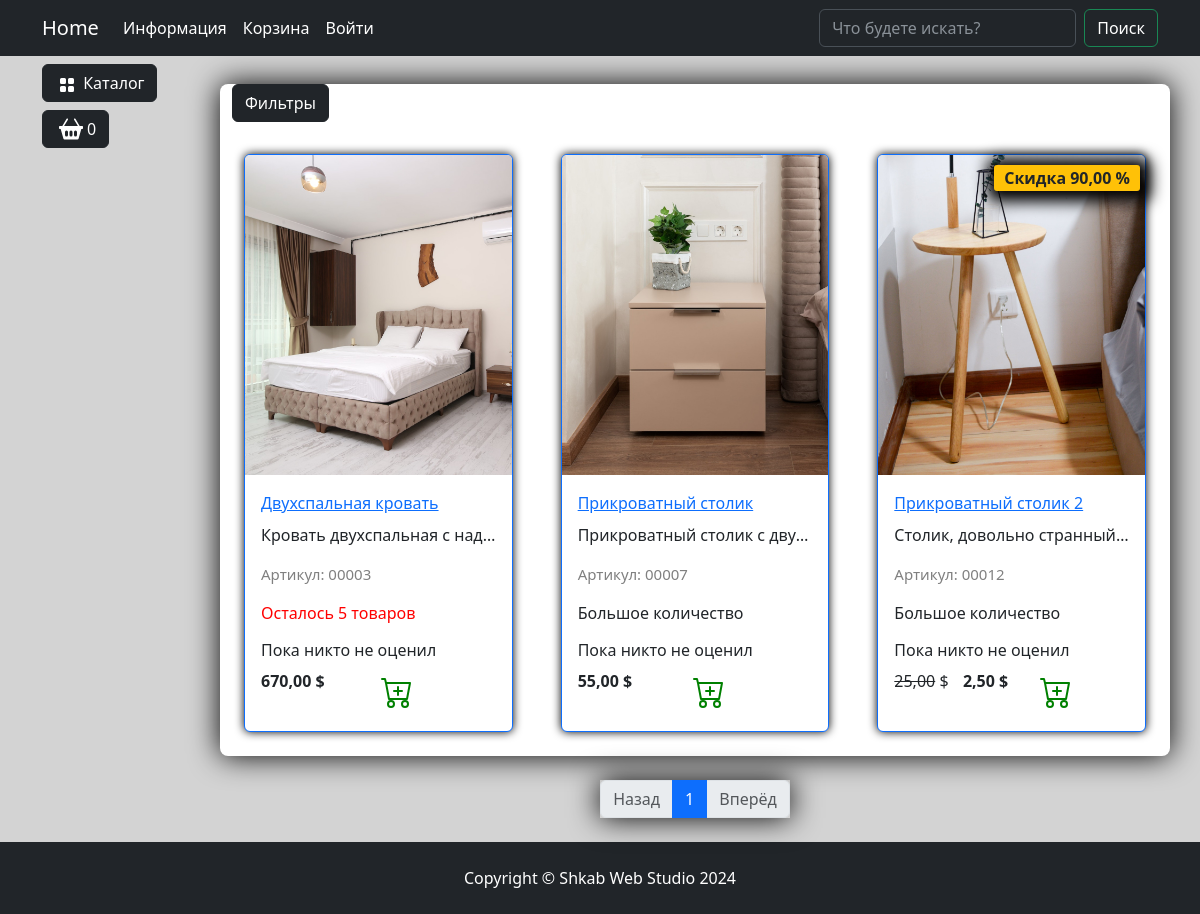
The app's page /catalog/spalnya/ with its own data.
### goods/models.py (models this page shows, shortened)
class Products(models.Model):
    name = models.CharField(max_length=150, unique=True)
    slug = models.SlugField(max_length=150, unique=True, blank=True, null=True, verbose_name='URL')
    description = models.TextField(blank=True, null=True)
    image = models.ImageField(upload_to='goods_images', null=True)
    price = models.DecimalField(default=0.00, max_digits=7, decimal_places=2)
    discount = models.DecimalField(default=0.00, max_digits=7, decimal_places=2)
    quantity = models.PositiveIntegerField(default=0)
    category = models.ForeignKey(to=Categories, on_delete=models.CASCADE)
    likes = models.SmallIntegerField(default=0)
    is_liked = models.BooleanField(default=False)
    dislikes = models.SmallIntegerField(default=0)
    is_disliked = models.BooleanField(default=0)
    is_little = models.BooleanField(default=False)
    class Meta:
        verbose_name = 'Продукт'
        verbose_name_plural = 'Продукты'
        ordering = ('id', )
    def display_id(self):
        return f'{self.id:05}'
    def sell_price(self):
        if self.discount:
            return round(self.price - self.price*self.discount/100, 2)
        elif self.is_liked:
            return round(self.price - self.price*self.discount/100 - self.price / 100 * 10, 2)
        else:
            return self.price

### goods/views.py (the view, shortened to what this page needs)
# urls.py: path('catalog/', include('goods.urls', namespace='goods')),
def catalog(request, category_slug=None):
    page = request.GET.get('page', 1)
    on_sale = request.GET.get('on_sale', None)
    order_by = request.GET.get('order_by', None)
    query = request.GET.get('q', None)
    if category_slug == 'all':
        products = Products.objects.all()
    elif query:
        products = q_search(query)
    else:
        products = Products.objects.filter(category__slug=category_slug)
        if not products.exists():
            raise Http404()
    paginator = Paginator(products, 3)
    current_page = paginator.page(int(page))
    context = {
        'products': current_page,
        'slug_url': category_slug,
    }
    return render(request, 'goods/catalog.html', context)

### carts/models.py (called while the page is built)
    def total_quantity(self):
        if self:
            return sum(cart.quantity for cart in self)
        return 0

### carts/templatetags/carts_tags.py (called while the page is built)
@register.simple_tag()
def user_carts(request):
    return get_user_carts(request)

@register.simple_tag()
def user_chosens(request):
    return get_user_chosens(request)

### carts/utils.py (called while the page is built)
def get_user_carts(request):
    if request.user.is_authenticated:
        return Cart.objects.filter(user=request.user)
    if not request.session.session_key:
        request.session.create()
    return Cart.objects.filter(session_key=request.session.session_key)

def get_user_chosens(request):
    if request.user.is_authenticated:
        return Chosens.objects.filter(user=request.user)
    if not request.session.session_key:
        request.session.create()
    return Chosens.objects.filter(session_key=request.session.session_key)

### goods/templatetags/goodstags.py (called while the page is built)
@register.simple_tag()
def tag_categories():
    return Categories.objects.all()

@register.simple_tag(takes_context=True)
def change_params(context, **kwargs):
    query = context['request'].GET.dict()
    query.update(kwargs)
    return urlencode(query)

### goods/templates/goods/catalog.html (shortened to what this page needs)
{% extends 'base.html' %}
{% load static %}
{% load goodstags %}
{% block modal_cart %}
{% include 'includes/cart_button.html' %}
{% endblock %}
{% block content %}
<div class="row bg-white custom-shadow">
    <div class="dropdown mb-2">
        <button class="btn btn-secondary dropdown-toggle btn-dark" type="button" data-bs-toggle="dropdown"
            aria-expanded="false">
            Фильтры
        </button>
    </div>
     {% for product in products %}
    <div class="col-lg-4 col-md-6 p-4">
        <div class="card border-primary rounded custom-shadow-card">
            <img src="{{product.image.url}}" class="card-img-top" alt="...">
            <div class="card-body">
                <a href="{% url 'goods:product' product.slug %}">
                    <p class="card-title">{{product.name}}</p>
                </a>
                <p class="card-text text-truncate">{{product.description}}</p>
                <p class="product_id">Артикул: {{product.display_id}}</p>
                {% if product.is_little %}
                <p class="card-text color-red">Осталось {{product.quantity}} товаров</p>
                {% else %}
                <p class="card-text">Большое количество</p>
                {% endif %}
                {% if product.likes %}
                <h6>Оценили: {{ product.likes }}</h6>
                {% else %}
                <h6>Пока никто не оценил</h6>
                {% endif %}
                <div class="d-flex justify-content-between">
                    {% if product.discount %}
                    <p><s>{{ product.price }}</s> $</p>
                    <p><strong>{{product.sell_price }} $</strong></p>
                    <span class="badge bg-warning text-dark">Скидка {{product.discount}} %</span>
                    {% else %}
                        {% if product.price != product.sell_price %}
                        <p><s>{{ product.price }}</s> $</p>
                        <p><strong>{{product.sell_price}} $</strong></P>
                        {% else %}
                        <p><strong>{{product.sell_price}} $</strong></P>
                        {% endif %}
                    {% endif %}
                    {% if product.quantity > 0 %}
                    <a href="{% url "carts:cart_add" %}" class="btn add-to-cart"
                        data-product-id="{{ product.id }}">
                            <img class="mx-1" src="{% static "deps/icons/cart-plus.svg" %}" alt="Catalog Icon"
                                width="32" height="32">
                    </a>
                    <a href="{% url "carts:chosens_add" %}" class="btn add-to-chosen"
                        data-product-id="{{ product.id }}">
                    </a>
                    {% else %}
                    <h4>Товара нет в наличии</h4>
                    {% endif %}
                </div>
            </div>
        </div>
    </div>
    {% endfor %}
</div>
<nav aria-label="Page navigation example">
    <ul class="pagination justify-content-center my-4">
        <div class="custom-shadow d-flex">
            <li class="page-item {% if not products.has_previous %}disabled{% endif %}">
              <a class="page-link" href="{% if products.has_previous %}?{% change_params page=products.previous_page_number %}{% else %}#{% endif %}">Назад</a>
            </li>
            {% for page in products.paginator.page_range %}
            <li class="page-item {% if products.number == page %}active{% endif %}">
                <a class="page-link" href="?{% change_params page=page  %}">{{page}}</a></li>
            {% endfor %}
            <li class="page-item {% if not products.has_next %}disabled{% endif %}">
                <a class="page-link" href="{% if products.has_next %}?{% change_params page=products.next_page_number  %}{% else %}#{% endif %}">Вперёд</a>
              </li>
        </div>
    </ul>
</nav>
{% endblock %}
{% block footer %}
<footer class="py-4 bg-dark">
    <div class="container">
        <p class="m-0 text-center text-white">Copyright &copy; Shkab Web Studio 2024</p>
    </div>
</footer>
{% endblock %}

### static/deps/css/my_css.css (style rules this page uses)
body { background-color: lightgrey; }
html { behavior: smooth; }
.dropdown-toggle::after { content: none; }
.custom-shadow { box-shadow: 0px 0px 30px 0px #000000; }
.custom-shadow-card { box-shadow: 0px 0px 10px 0px #000000; }
.product_id { color: gray; font-size: 15px; }
.badge.bg-warning.text-dark { position: absolute; top: 10px; right: 5px; z-index: 1; padding: 5px 10px; border-radius: 3px; font-size: 1rem; box-shadow: 2px 2px 15px 9px #000000; }

### goods/templates/goods/catalog.html (style rules this page uses)
.color-red { color: red; }
.bg-white { border-radius: 8px; }

### records on screen
Products: image (picture), name "Двухспальная кровать", description "Кровать двухспальная с над…", display_id "00003", quantity "5", likes "Пока никто не оценил", sell_price "670,00"
Products: image (picture), name "Прикроватный столик", description "Прикроватный столик с дву…", display_id "00007", is_little "Большое количество", likes "Пока никто не оценил", sell_price "55,00"
Products: image (picture), name "Прикроватный столик 2", description "Столик, довольно странный…", display_id "00012", is_little "Большое количество", likes "Пока никто не оценил", price "25,00", sell_price "2,50", discount "90,00"

### other values on screen
{{ carts.total_quantity }} "0"
{{ page }} "1"
